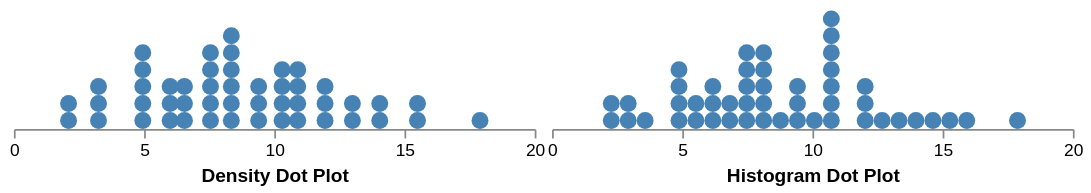

Specify this chart in Vega-Lite:
### Vega specification from a JSON file in a GitHub repository (floating-point values rounded to 4 significant figures)
{"$schema": "https://vega.github.io/schema/vega/v6.json", "width": 300, "padding": 5, "signals": [{"name": "step", "value": 0.65, "bind": {"input": "range", "min": 0.1, "max": 2, "step": 0.01}}, {"name": "offset", "value": "zero", "bind": {"input": "radio", "options": ["zero", "center"]}}, {"name": "smooth", "value": true, "bind": {"input": "checkbox"}}, {"name": "size", "update": "scale('x', step) - scale('x', 0)"}, {"name": "area", "update": "size * size"}, {"name": "ddh", "update": "(span(ddext) + 1) * size"}, {"name": "hdh", "update": "(span(hdext) + 1) * size"}, {"name": "height", "update": "max(ddh, hdh)"}], "data": [{"name": "points", "values": [6.3, 2.1, 9.1, 15.8, 5.2, 10.9, 8.3, 11.0, 3.2, 7.6, 6.3, 8.6, 6.6, 9.5, 4.8, 12.0, 3.3, 11.0, 4.7, 10.4, 7.4, 2.1, 7.7, 17.9, 6.1, 8.2, 8.4, 11.9, 10.8, 13.8, 14.3, 15.2, 10.0, 11.9, 6.5, 7.5, 10.6, 7.4, 8.4, 5.7, 4.9, 3.2, 8.1, 11.0, 4.9, 13.2, 9.7, 12.8], "transform": [{"type": "dotbin", "field": "data", "smooth": {"signal": "smooth"}, "step": {"signal": "step"}}, {"type": "stack", "groupby": ["bin"], "offset": {"signal": "offset"}, "as": ["d0", "d1"]}, {"type": "extent", "field": "d1", "signal": "ddext"}, {"type": "extent", "field": "data", "signal": "ext"}, {"type": "bin", "field": "data", "step": {"signal": "step"}, "extent": {"signal": "ext"}}, {"type": "stack", "offset": {"signal": "offset"}, "groupby": ["bin0"]}, {"type": "extent", "field": "y0", "signal": "hdext"}]}], "scales": [{"name": "x", "domain": [0, 20], "range": "width"}, {"name": "ddy", "domain": {"signal": "[0, ddh / size]"}, "range": {"signal": "[height, height - ddh]"}}, {"name": "hdy", "domain": {"signal": "[0, hdh / size]"}, "range": {"signal": "[height, height - hdh]"}}], "marks": [{"type": "group", "encode": {"update": {"width": {"signal": "width"}, "height": {"signal": "height"}}}, "axes": [{"scale": "x", "orient": "bottom", "tickCount": 5, "title": "Density Dot Plot"}], "marks": [{"type": "symbol", "from": {"data": "points"}, "encode": {"update": {"x": {"scale": "x", "field": "bin"}, "y": {"scale": "ddy", "signal": "datum.d0 + 0.5"}, "size": {"signal": "area"}, "fill": {"value": "steelblue"}}}}]}, {"type": "group", "encode": {"update": {"x": {"signal": "width + 10"}, "width": {"signal": "width"}, "height": {"signal": "height"}}}, "axes": [{"scale": "x", "orient": "bottom", "tickCount": 5, "title": "Histogram Dot Plot"}], "marks": [{"type": "symbol", "from": {"data": "points"}, "encode": {"update": {"x": {"scale": "x", "signal": "(datum.bin0 + datum.bin1) / 2"}, "y": {"scale": "hdy", "signal": "datum.y0 + 0.5"}, "size": {"signal": "area"}, "fill": {"value": "steelblue"}}}}]}]}
